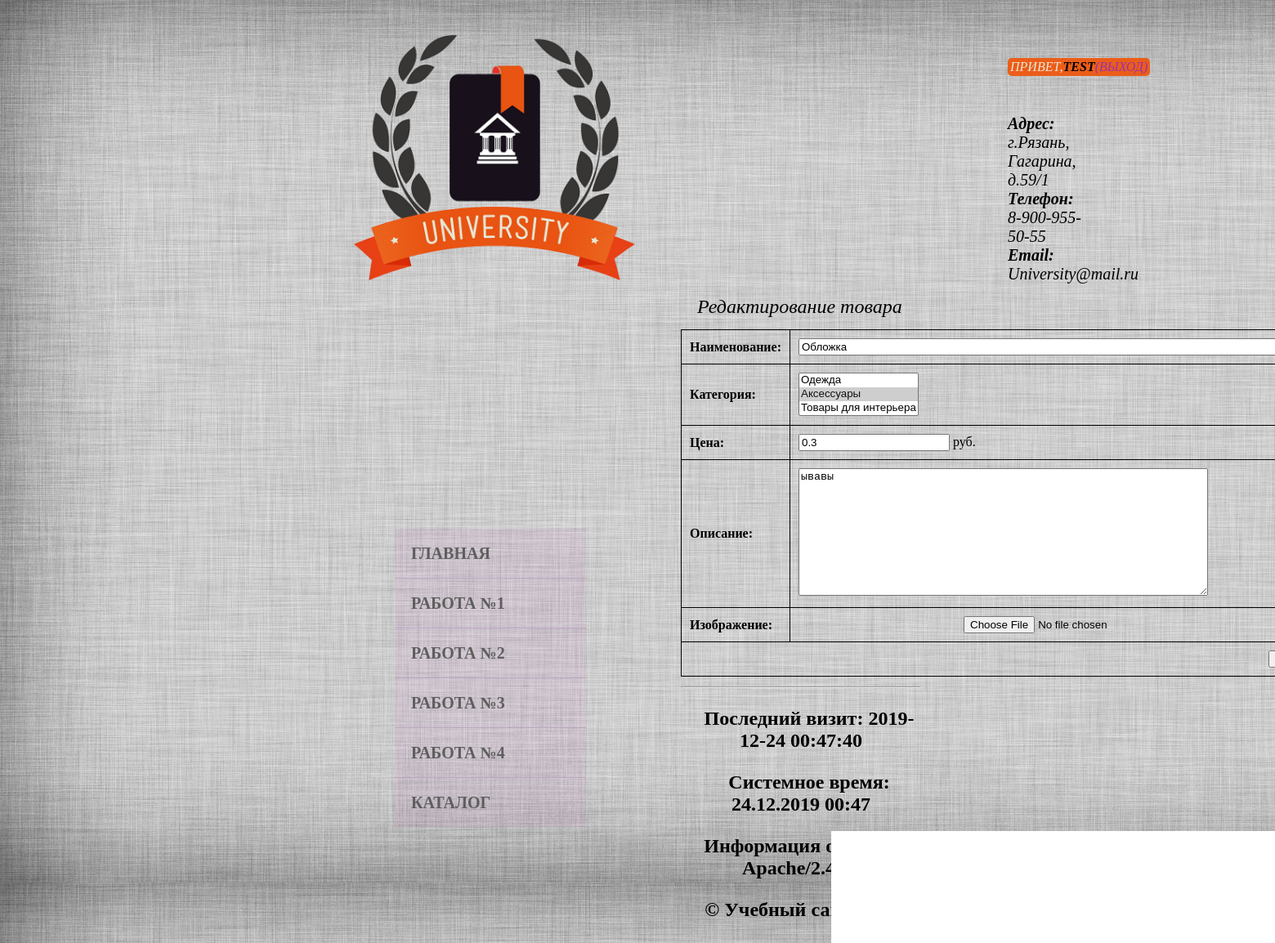
Page /index.php?page=edit&id=9 (signed in) on the committed database.
### tables this page shows
CREATE TABLE `items` (
  `id` int(12) NOT NULL,
  `name` varchar(70) NOT NULL,
  `category` varchar(25) NOT NULL,
  `price` float NOT NULL,
  `description` varchar(200) NOT NULL,
  `image` varchar(40) NOT NULL
);

### edit.php (the view, shortened to what this page needs)
<?php
	$id = clearData($_GET['id']);
	$row = getRecords("SELECT * FROM items WHERE id = '$id'");
?>
<div class="index-text-1">Редактирование товара</div>
<div class="article">
	<form method='POST' action='index.php?page=edit&id=<?php echo $id; ?>' ENCTYPE='multipart/form-data'>
		<table style="text-align:left;" class="content">
			<tr>
				<th>Наименование:</th>
				<td><input type='text' name='name' value='<?=$row[0]['name']?>' size="79" required></td>
			</tr>
			<tr>
				<th>Категория:</th>
				<td>
					<select size="3" name="category">
						<option value="Одежда" <?php if ($row[0]['category'] == "Одежда") echo "selected" ?>>Одежда</option>
						<option value="Аксессуары" <?php if ($row[0]['category'] == "Аксессуары") echo "selected" ?>>Аксессуары</option>
						<option value="Товары для интерьера" <?php if ($row[0]['category'] == "Товары для интерьера") echo "selected" ?>>Товары для интерьера</option>
					</select>
				</td>
			</tr>
			<tr>
				<th>Цена:</th>
				<td><input type='number' name='price'  min="0" step="0.01" value='<?=$row[0]['price']?>' required>&nbsp;руб.</td>
			</tr>
			<tr>
				<th>Описание:</th>
				<td><textarea name='description' rows='10' cols='60' required><?=$row[0]['description']?></textarea>
			</tr>
			<tr>
				<th>Изображение:</th>
				<td align="center"><input type="file" name="img" accept="image/jpeg"></td>
			</tr>
			<rt>
				<td colspan="2" align="right"><input type="submit" value="Сохранить" name="edit"></td>
		</table>
	</form>
</div>

### style.css (style rules this page uses)
body { background: url(images/background.jpg); color: # }
.index-text-1 { margin: 10px 400px 0 800px; font-size: 18pt; color: 36, 30, 9, 0.95; text-indent: 20px; font-style: oblique; line-height: 1.5 ; }
.article { margin: 10px 400px 0 800px; font-size: 12pt; }
.content { margin: 0 0 0 0; padding-top: 4%; }
.content td,th { padding:10px 10px 10px 10px; }
body { padding: 25px; }
table { border-collapse: collapse; }
tr { height: 25px; }
td, th { border: 1px solid #000; width: 20px; }

### rows in the picture
items: name "Обложка", category "Одежда / Аксессуары ☑ / Товары для интерьера", price "0.3", description "ывавы"

### other values in the picture
$_SESSION['login'] "TEST"
$link "ГЛАВНАЯ"
$link "РАБОТА №1"
$link "РАБОТА №2"
$link "РАБОТА №3"
$link "РАБОТА №4"
$link "КАТАЛОГ"
$lastVisit "2019-12-24 00:47:40"
$_SERVER['SERVER_SOFTWARE'] "Apache/2.4.58"
